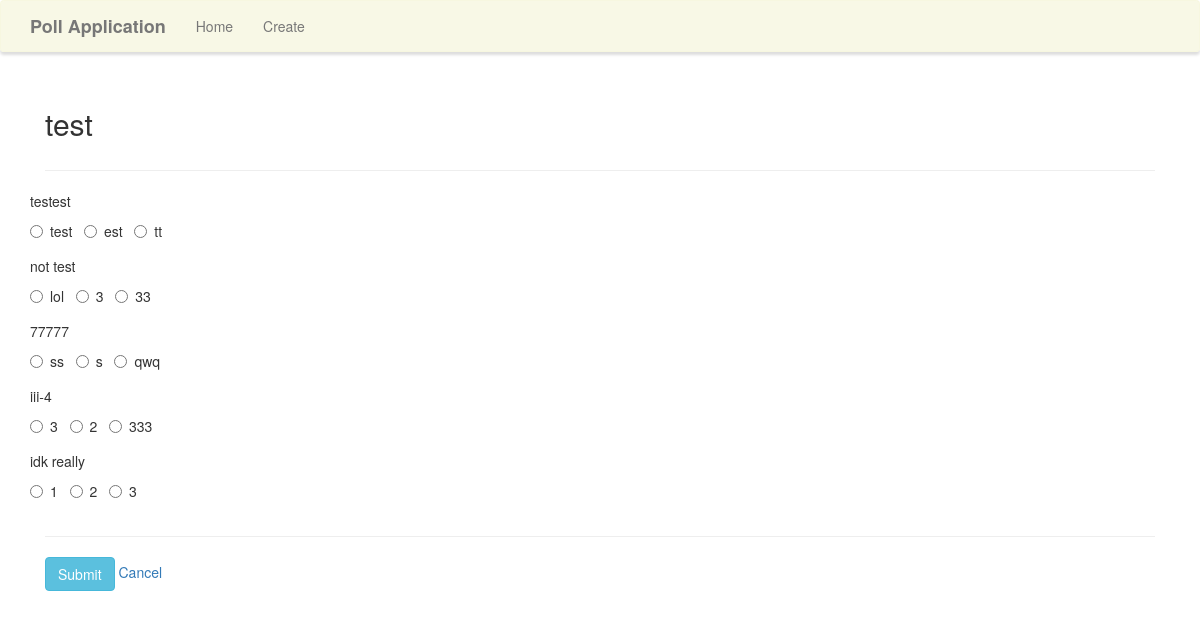
The app's page /vote/1/ with its own data.
### app/models.py (models this page shows, shortened)
class SURVEY(models.Model):
    title = models.TextField(max_length = 80)

class QUESTION (models.Model):
    survey = models.ForeignKey(SURVEY, on_delete=models.CASCADE)
    prompt = models.CharField(max_length = 70)
    option_one = models.CharField(max_length=20)
    option_two = models.CharField(max_length=20)
    option_three = models.CharField(max_length=20)
    option_one_count = models.IntegerField(default=0)
    option_two_count = models.IntegerField(default=0)
    option_three_count = models.IntegerField(default=0)

### app/views.py (the view, shortened to what this page needs)
# urls.py: path('vote/<int:survey_id>/', views.vote, name='vote'),
def vote(request, survey_id):
    survey = SURVEY.objects.get(pk=survey_id)
    context = {
        'survey_id': survey_id,
        'survey': survey,
    }
    return render(request, 'surveys/vote.html', context)

### app/templates/surveys/vote.html (shortened to what this page needs)
{% extends "surveys/base.html" %}
{% block main %}
<div class="panel-body">
    <div class="row">
        <div class="col-lg-12">
            <h2>{{ survey.title }}</h2>
        </div>
    </div>
    <div class="row">
        <div class="col-lg-12">
            <hr />
            <form action ={% url 'vote' survey.id %}  method="POST">
            <div class="row">
                {% for choice in survey.question_set.all %}
                {{ choice.prompt }}
                <div class="form-group">
                    <div class="radio">
                        <label>
                        <input type="radio" name={{choice.pk}} value="option1">
                            {{ choice.option_one }}
                        </label> &nbsp;
                        <label>
                            <input type="radio" name={{choice.pk}} value="option2">
                            {{ choice.option_two }}
                        </label> &nbsp;
                        <label>
                            <input type="radio" name={{choice.pk}} value="option3">
                            {{ choice.option_three }}
                        </label> &nbsp;
                    </div>
                </div>
                {% empty %}
                <li class="list-group-item">
                    nothing to vote for
                </li>
                {% endfor %}
            </div>
                <hr />
                <button type="submit" class="btn btn-info">
                    Submit
                </button>
                <a href={% url "home"%}>Cancel</a>
            </form>
        </div>
    </div>
</div>
{% endblock %}

### records on screen
SURVEY: title "test"
QUESTION: prompt "testest", option_one "test", option_two "est", option_three "tt"
QUESTION: prompt "not test", option_one "lol", option_two "3", option_three "33"
QUESTION: prompt "77777", option_one "ss", option_two "s", option_three "qwq"
QUESTION: prompt "iii-4", option_one "3", option_two "2", option_three "333"
QUESTION: prompt "idk really", option_one "1", option_two "2", option_three "3"
